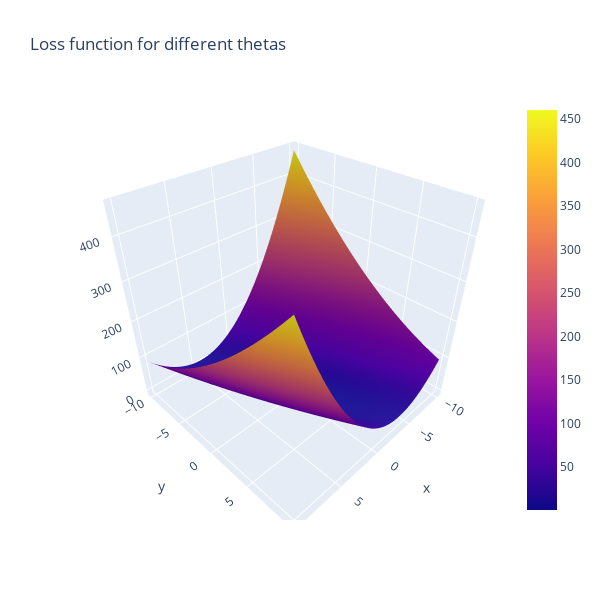

Source (notebook cell):
### Code cell
#This figure shows the loss function.

#X = Theta0
#Y - Theta1
#Z = Loss
#Find where it is closest to 0 in X and Y!

#you can click/hold in the graph below to rotate!

fig = go.Figure(data=[go.Surface(x=theta1_vals, y=theta0_vals, z=J_vals)])
fig.update_layout(title='Loss function for different thetas', autosize=True,
                  width=600, height=600, xaxis_title='theta0', 
                 yaxis_title='theta1')
fig.show()
